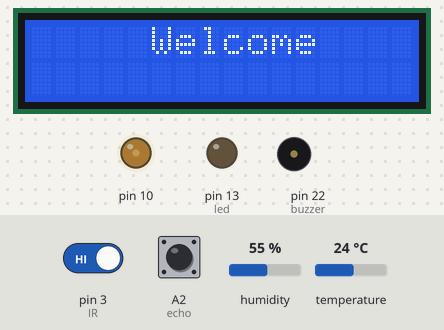
Simulated run of this sketch. Board: Arduino Mega 2560, built with avr-gcc and run on an emulated ATmega2560. Parts: 16×2 character LCD, output pins drawn as LEDs (lit = HIGH), buzzer (waves = sounding, pin HIGH). The test bench sets the inputs (shaded band); at power-on: temperature 24 °C, pin 3 (IR) HIGH, humidity 55 %, A2 (echo) LOW. Pins used as bus, display or sensor lines are not drawn; what the sketch prints to the serial monitor is not drawn.

Above: at 0.1 s.
2.3 s: temperature set to 32 °C
5.5 s: temperature set to 35 °C
At 9.0 s:
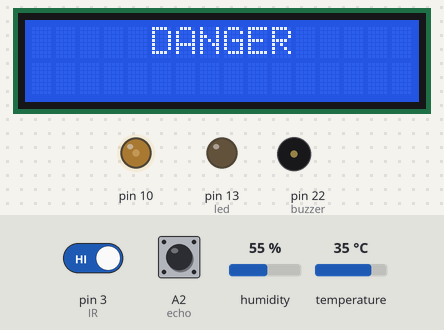
11.7 s: pin 3 (IR) driven LOW
At 12.01 s:
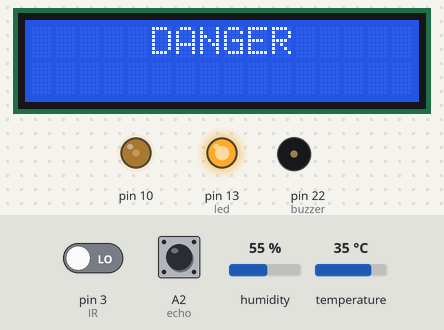
13.4 s: humidity set to 50 %
16.5 s: humidity set to 47 %
At 20.8 s:
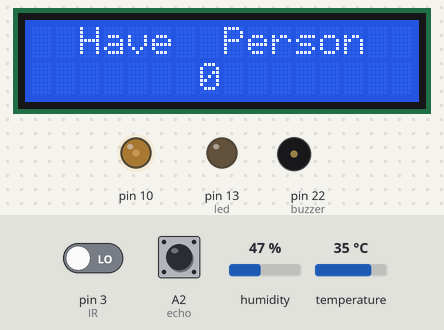
21.1 s: A2 (echo) pulsed HIGH 2 times (0.12 s each, 0.3 s apart)
At 24.6 s:
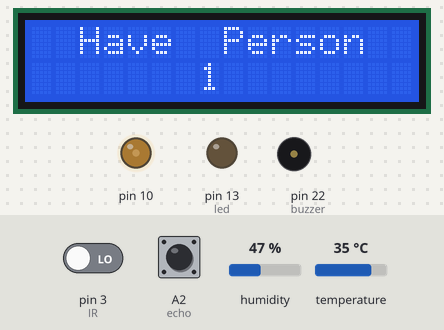
Timing chart, 0 to 26.0 s (numbered marks = the images above; inputs shaded):
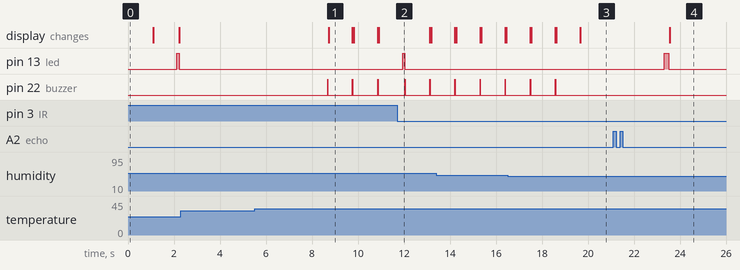

Measured:
- the behaviour switches between 33 and 34 °C on temperature (found by bisection; images 0 and 1)
- the behaviour switches between 49 and 48 % on humidity (found by bisection; images 2 and 3)
- after the input at 2.3 s, every drawn part: stays the same
- after the input at 5.5 s, pin 22 (buzzer): alternates HIGH for 0.02 s and LOW for 1.1 s, starting after 3.2 s; the display: changes after 3.2 s (image 1)
- after the input at 11.7 s, pin 13 (led): LOW → HIGH after 0.24 s, → LOW 0.10 s later
- after the input at 16.5 s, pin 22 (buzzer): goes on until 18.6 s, then stays LOW
- after the input at 21.1 s, pin 13 (led): LOW → HIGH after 2.2 s, → LOW 0.20 s later; the display: changes after 2.4 s (image 4)
- what the display in image 1 shows lasts 1.1 s, from 8.7 s to 9.8 s

The sketch:

fire_alarm_and_counting_animal.ino
```cpp
#include "DHT.h"
#include <LiquidCrystal.h>
#define DHTPIN 2       // Digital pin connected to the DHT sensor
#define DHTTYPE DHT11  // DHT 11
#define IR 3           //ir pin
#define led 13         //led pin
#define trig A3        // trigger pin
#define echo A2        // echo pin
#define buzzer 22
DHT dht(DHTPIN, DHTTYPE);
LiquidCrystal lcd(8, 9, 4, 5, 6, 7);  // rs , en, d4, d5, d6, d7


long dis_a = 0;
int flag1 = 0, flag2 = 0;
int person = -1;  //counting person initialization
int pos = 0;

void setup() {
  Serial.begin(9600);
  pinMode(buzzer, OUTPUT);
  pinMode(IR, INPUT);
  pinMode(led, OUTPUT);
  pinMode(trig, OUTPUT);
  pinMode(echo, INPUT);
  dht.begin();
  lcd.begin(16, 2);     // set up the LCD's number of columns and rows:
  analogWrite(10, 70);  //v0
  lcd.setCursor(0, 0);
  lcd.print("     Welcome    ");
  delay(1000);
  lcd.clear();
}


void loop() {
  float h = dht.readHumidity();
  float t = dht.readTemperature();
  float f = dht.readTemperature(true);
  if (isnan(h) || isnan(t) || isnan(f)) {
    Serial.println(F("Failed to read from DHT sensor!"));
  }
  float hif = dht.computeHeatIndex(f, h);
  float hic = dht.computeHeatIndex(t, h, false);
  Serial.print(F(" Humidity: "));
  Serial.print(h);
  Serial.print(F("%  Temperature: "));
  Serial.print(t);
  Serial.print(F("C "));
  Serial.print(f);
  Serial.print(F("F  Heat index: "));
  Serial.print(hic);
  Serial.print(F("C "));
  Serial.print(hif);
  Serial.println(F("F"));

  long time;
  digitalWrite(trig, LOW);
  delayMicroseconds(2);
  digitalWrite(trig, HIGH);
  delayMicroseconds(2);
  time = pulseIn(echo, HIGH);
  dis_a = time / 29 / 2;
  delay(30);
  int statIRSensor = digitalRead(IR);
  Serial.print("da: ");
  Serial.println(dis_a);
  Serial.print("ir: ");
  Serial.println(statIRSensor);
  if (dis_a < 90 && flag1 == 0) {
    digitalWrite(led, HIGH);
    delay(100);
    digitalWrite(led, LOW);
    flag1 = 1;
    if (flag2 == 0) {
      person = person + 1;
      Serial.print("Total person : ");
      Serial.println(person);
    }
  }

  if (statIRSensor == 0 && flag2 == 0) {
    flag2 = 1;
    digitalWrite(led, HIGH);
    delay(100);
    digitalWrite(led, LOW);
    if (flag1 == 0) {
      if (person >= 1)
        person = person - 1;
      Serial.print("Total person : ");
      Serial.println(person);

    }
  }
  if (dis_a > 90 && statIRSensor == 0 && flag1 == 1 && flag2 == 1) {
    flag1 = 0, flag2 = 0;
    delay(1000);
  }
  lcd.setCursor(2, 0);
  lcd.print("Have  Person");
  lcd.setCursor(7, 1);
  lcd.print(person);

  if (t > 31 && hic > 40) {
    digitalWrite(buzzer, HIGH);
    delay(20);
    digitalWrite(buzzer, LOW);
    lcd.clear();
    lcd.write("     DANGER     ");
  }
      Serial.print("Total person : ");
      Serial.println(person);


}
```
